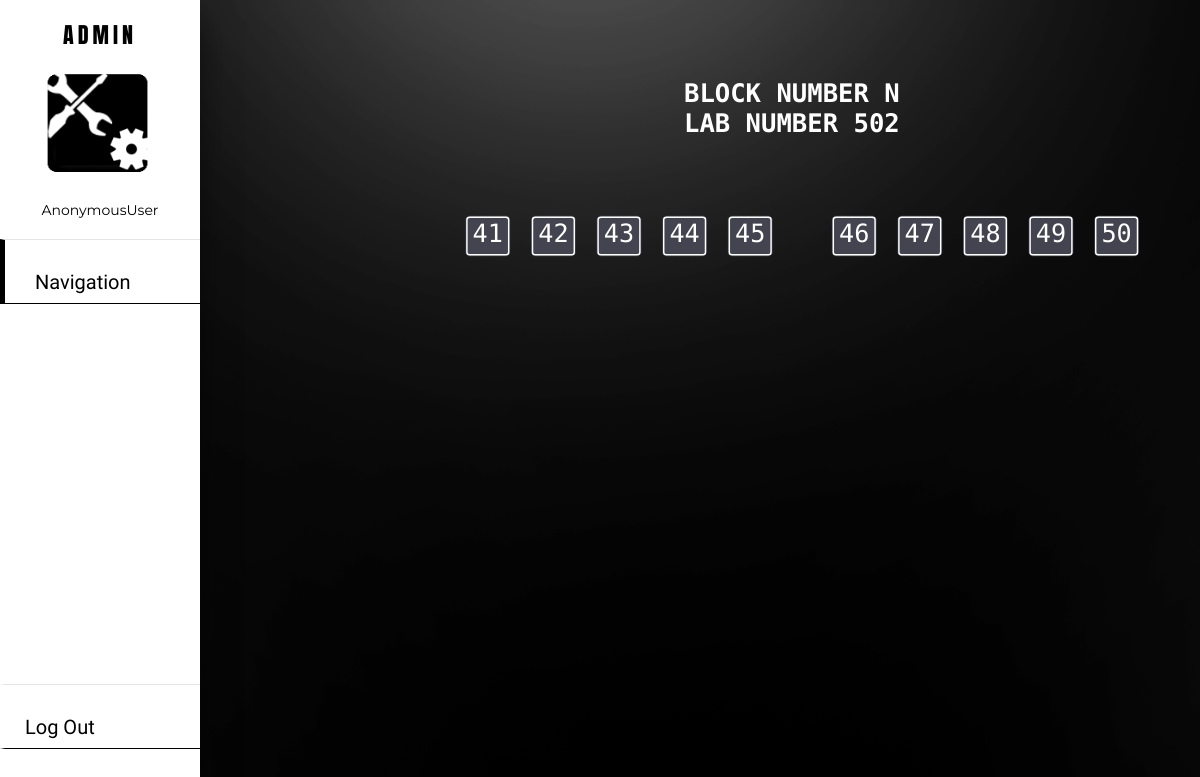
/dashboard/navigation/1/502/aroom/, run on the app's committed database.
### reports/models.py (models this page shows, shortened)
class Block(models.Model):
	bl_id = models.BigAutoField(primary_key=True)
	bl_name = models.CharField(max_length=2,null=True,unique=True)
	def __str__(self):
		return self.bl_name

class Lab(models.Model):
	l_id = models.BigAutoField(primary_key=True)
	l_no = models.IntegerField(null=True,unique=False)
	block_n=models.ForeignKey(Block,on_delete=models.CASCADE)
	def __str__(self):
		return str(self.l_no)

class Computer(models.Model):
	c_id = models.BigAutoField(primary_key=True)
	comp_no = models.IntegerField(null=True,unique=False)
	c_status = models.IntegerField(null=True,unique=False)
	lab_n=models.ForeignKey(Lab,on_delete=models.CASCADE)

### reports/views.py (the view)
# urls.py: path("dashboard/navigation/<int:pk_b>/<int:pk_l>/aroom/",views.acomp,name="acomp"),
def acomp(request,pk_b,pk_l):
     print("here")
     b1=Block.objects.get(bl_id=pk_b)
     rooms=Lab.objects.get(l_no=pk_l)
     comp=rooms.computer_set.all()
     context={'comp':comp,'b1':b1,'rooms':rooms}
     return render(request, "reports/acomp.html",context)

### reports/templates/reports/acomp.html (shortened to what this page needs)
{% load static %}
<!DOCTYPE html>
<html>
<head>
</head>
<body>
	{% include 'reports/anavbar.html' %}
  <H1>Block Number {{b1}} <br>Lab Number {{rooms}} </H1>
 <div class="container">
      <br>
      <br>
      <br>
      <br>
      <br>
      <br>
      <br>
      <br>
      <br>
      <br>
      <div class="row">
 	   {% for i in comp %}
   		{% if i.c_status == 1 %}
		<div class="seat">
			<a class="bruh" href ="{% url 'issue' b1.bl_id rooms.l_no i.c_id %}">
		    {{i.comp_no}}
		  </a>
		 </div>
		{% else %}
   		<div class="seat sold">{{i.comp_no}}</div>
   		{% endif %}
   	   {% endfor %}
      </div>
  </div>
</body>
</html>

### reports/templates/reports/anavbar.html (style rules this page uses)
* { margin: 0; padding: 0; box-sizing: border-box; list-style: none; text-decoration: none; }

### data on the page
Block: bl_name "N"
Lab: l_no "502"
Computer: comp_no "41"
Computer: comp_no "42"
Computer: comp_no "43"
Computer: comp_no "44"
Computer: comp_no "45"
Computer: comp_no "46"
Computer: comp_no "47"
Computer: comp_no "48"
Computer: comp_no "49"
Computer: comp_no "50"

### other printed values
{{ request.user }} "AnonymousUser"
